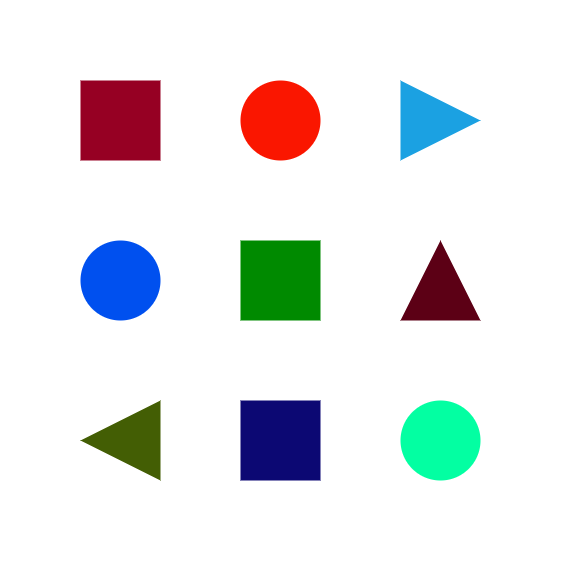
#> input picture Lab_code/lab06-code-release/shapes.png, 561 x 561 px
$ jupyter execute --allow-errors lab06.ipynb
#> lines starting #> are read from the running program, lines starting #| are printed output that depends on the picture; after the words box and inside, x2 and y2 are one past the last pixel; in counts of white or black regions, pixels touching at a corner belong together
### Task 0

Print Hello world to the terminal

[cell 1]
# Put your solution in this box and run the program

### Task 1 - Load an Image

Load in the "shapes.png" image and display it using matplotlib.

Ensure the colours are correctly displayed in RGB. [Hint](https://docs.opencv.org/4.x/d8/d01/group__imgproc__color__conversions.html#ga4e0972be5de079fed4e3a10e24ef5ef0)

[cell 2]
import cv2
import numpy as np
import matplotlib.pyplot as plt

IMAGE_FILE = "shapes.png"

### Task 2 - Colour Mask

Using a blue color mask, generate a monochrome mask of the blue shapes.

You will need to use the cv2.inRange() function.

Hint: ([0,0,90] and [150,180,255])

[cell 3]
import cv2
import numpy as np
import matplotlib.pyplot as plt

IMAGE_FILE = "shapes.png"
img = cv2.imread(IMAGE_FILE)
#> img is the input picture: shape (561, 561, 3); mean B, G, R 231.5, 230.7, 228.7
rgb = cv2.cvtColor(img, cv2.COLOR_BGR2RGB)
lower = np.array([0, 0, 90])
upper = np.array([150, 180, 255])
blue_mask = cv2.inRange(rgb, lower, upper)
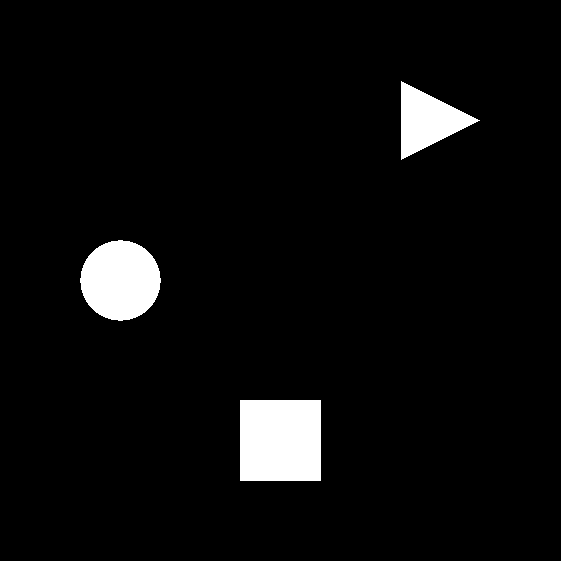
#> blue_mask: shape (561, 561); 4.7% white; 3 white regions, box (x1, y1, x2, y2) and area: (240, 400, 321, 481) 6561, (80, 240, 161, 321) 5049, (401, 81, 480, 160) 3121

### Task 3 - Bitwise Operation

Using the bitwise and operation, apply the mask to the source image and display the result.

Examples for cv2.bitwise_and can be found [Here](https://www.geeksforgeeks.org/arithmetic-operations-on-images-using-opencv-set-2-bitwise-operations-on-binary-images/)

[cell 4]
import cv2
import numpy as np
import matplotlib.pyplot as plt

IMAGE_FILE = "shapes.png"
img = cv2.imread(IMAGE_FILE)
rgb = cv2.cvtColor(img, cv2.COLOR_BGR2RGB)
lower = np.array([0, 0, 90])
upper = np.array([150, 180, 255])
blue_mask = cv2.inRange(rgb, lower, upper)
blue = cv2.bitwise_and(rgb, rgb, mask=blue_mask)
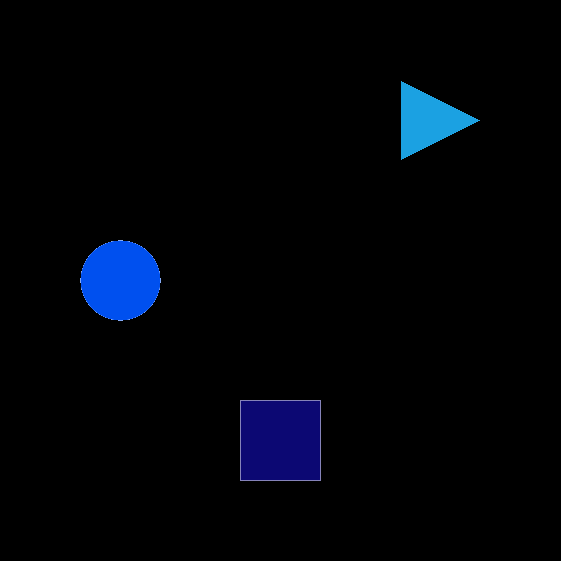
#> blue: shape (561, 561, 3); mean R, G, B 0.7, 3.2, 8.5
plt.imshow(blue)
plt.show()

### Task 4 - HSV and Maze

HSV (Hue, Saturation, Value) may provide better results for the Micromouse maze.

Use the provided "hsv_picker.ipynb" to find a good range of HSV values for the maze and display the resulting mask of the maze walls.

[cell 5]
import cv2
import numpy as np
import matplotlib.pyplot as plt

IMAGE_FILE = "maze.jpg"
img = cv2.imread(IMAGE_FILE)
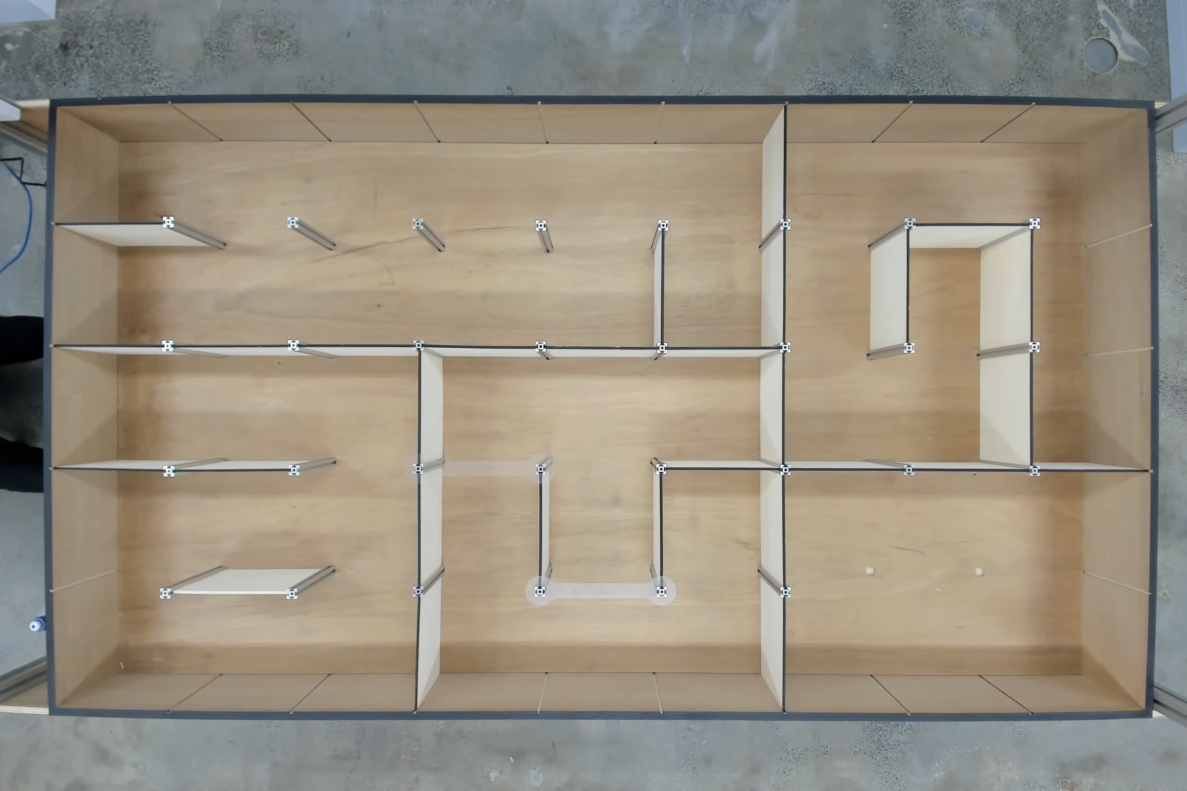
#> input picture Lab_code/lab06-code-release/maze.jpg, 2374 x 1582 px (shown at 1/2 size)
#> img is the input picture: shape (1582, 2374, 3); mean B, G, R 128.3, 143.1, 151.2

width = img.shape[1] // 4
#> width = 593
height = img.shape[0] // 4
#> height = 395
img = cv2.resize(img, (width, height), interpolation=cv2.INTER_AREA)
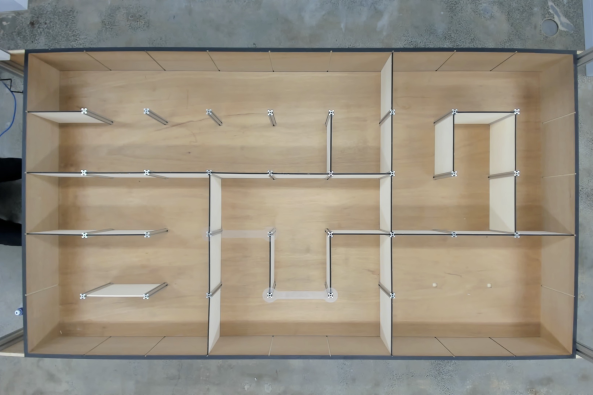
#> img: shape (395, 593, 3); mean B, G, R 128.3, 143.1, 151.2

HSV_img = cv2.cvtColor(img, cv2.COLOR_BGR2HSV)
#> HSV_img: shape (395, 593, 3); mean H, S, V 41.1, 50.1, 155
lower = np.array([13, 16, 85], np.uint8)
upper = np.array([76, 255, 255], np.uint8)
maze_mask = cv2.inRange(HSV_img, lower, upper)
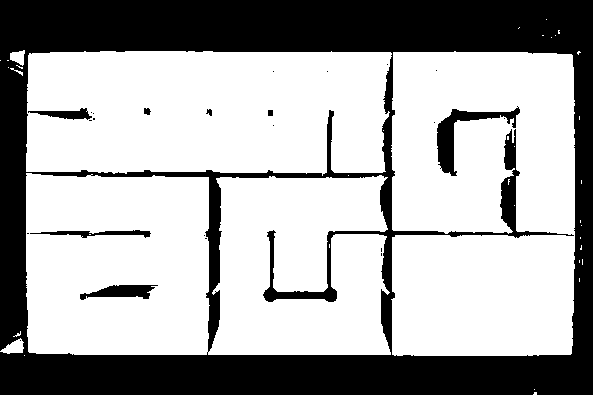
#> maze_mask: shape (395, 593); 65.9% white; 25 black regions (17 under 20 px), largest, box (x1, y1, x2, y2) and area: (0, 0, 593, 395) 76859, (437, 106, 520, 176) 1432, (80, 285, 158, 300) 688
cv2.imshow('maze mask', maze_mask)
cv2.waitKey(0)
cv2.destroyAllWindows()

### Task 5 - Erode

Perform an erode operation from the source image. Use a kernel size of 7 and perform 5 iterations.

[cell 6]
import cv2
import numpy as np
import matplotlib.pyplot as plt

IMAGE_FILE = "maze.jpg"
img = cv2.imread(IMAGE_FILE)

width = img.shape[1] // 4
height = img.shape[0] // 4
img = cv2.resize(img, (width, height), interpolation=cv2.INTER_AREA)

HSV_img = cv2.cvtColor(img, cv2.COLOR_BGR2HSV)
lower = np.array([13, 16, 85], np.uint8)
upper = np.array([76, 255, 255], np.uint8)
maze_mask = cv2.inRange(HSV_img, lower, upper)

kernel = cv2.getStructuringElement(cv2.MORPH_RECT, (7, 7))
erosion = cv2.erode(maze_mask, kernel, iterations = 1)
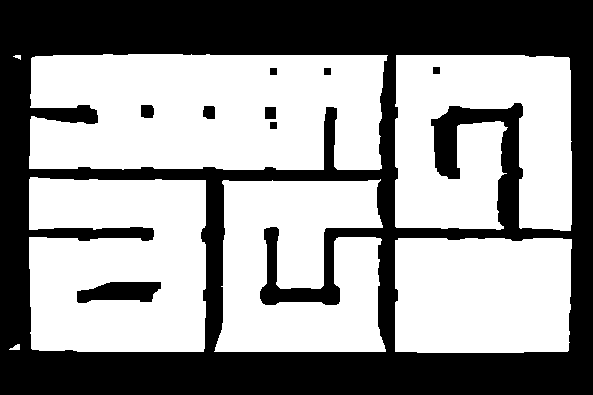
#> erosion: shape (395, 593); 57.8% white; 9 black regions, largest, box (x1, y1, x2, y2) and area: (0, 0, 593, 395) 96820, (77, 282, 161, 303) 1313, (141, 105, 154, 118) 159
cv2.imshow('erosion', erosion)
cv2.waitKey(0)
cv2.destroyAllWindows()

### Task 6 - Dilate

Perform an dilate operation from the source image. Use a kernel size of 3 and perform 5 iterations.

[cell 7]
import cv2
import numpy as np
import matplotlib.pyplot as plt

IMAGE_FILE = "maze.jpg"
img = cv2.imread(IMAGE_FILE)

width = img.shape[1] // 4
height = img.shape[0] // 4
img = cv2.resize(img, (width, height), interpolation=cv2.INTER_AREA)

HSV_img = cv2.cvtColor(img, cv2.COLOR_BGR2HSV)
lower = np.array([13, 16, 85], np.uint8)
upper = np.array([76, 255, 255], np.uint8)
maze_mask = cv2.inRange(HSV_img, lower, upper)

kernel = cv2.getStructuringElement(cv2.MORPH_RECT, (3, 3))
dilation = cv2.dilate(maze_mask, kernel, iterations = 1)
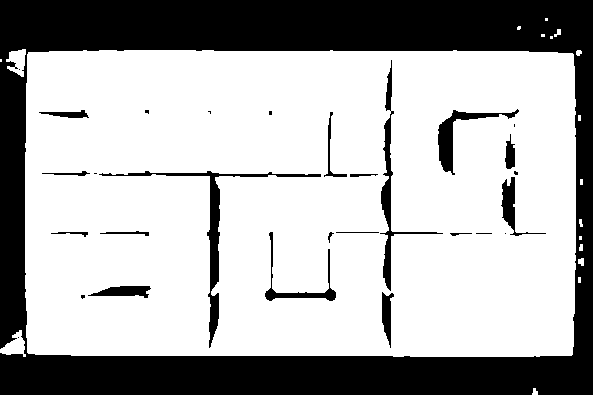
#> dilation: shape (395, 593); 68.8% white; 29 black regions (11 under 20 px), largest, box (x1, y1, x2, y2) and area: (0, 0, 593, 395) 65512, (99, 171, 321, 348) 1978, (380, 60, 443, 291) 1379
cv2.imshow('dilation', dilation)
cv2.waitKey(0)
cv2.destroyAllWindows()

### Task 7 - ASCII representation

Note: This task should be completed as it is part of the Micromouse assignment

Convert the maze into an ASCII representation shown in the lab document. You may need to perform a series of erosions and dilations to get a good mask.

Hint: Write a generic function to sample pixels between two coordinates.

[cell 8]
import cv2
import numpy as np
import matplotlib.pyplot as plt

IMAGE_FILE = "maze.jpg"
img = cv2.imread(IMAGE_FILE)

width = img.shape[1] // 4
height = img.shape[0] // 4
img = cv2.resize(img, (width, height), interpolation=cv2.INTER_AREA)

HSV_img = cv2.cvtColor(img, cv2.COLOR_BGR2HSV)
lower = np.array([13, 16, 85], np.uint8)
upper = np.array([76, 255, 255], np.uint8)
maze_mask = cv2.inRange(HSV_img, lower, upper)

kernel = cv2.getStructuringElement(cv2.MORPH_RECT, (7, 7))
morph1 = cv2.morphologyEx(maze_mask, cv2.MORPH_OPEN, kernel)
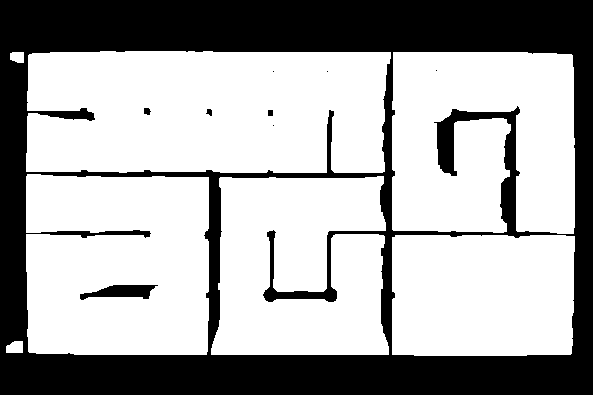
#> morph1: shape (395, 593); 65.5% white; 9 black regions (4 under 20 px), largest, box (x1, y1, x2, y2) and area: (0, 0, 593, 395) 79984, (80, 285, 158, 300) 707, (144, 108, 151, 115) 39, (206, 109, 212, 116) 30, (268, 110, 273, 116) 30
cv2.imshow('opening morph', morph1)
cv2.waitKey(0)
cv2.destroyAllWindows()
cv2.imwrite('mask.jpg', morph1)

# check horizontal walls
rows = np.zeros((4,9))
x_coords = [60, 120, 180, 240, 300, 360, 420, 480, 540]
y_coords = [[110, 120], [170, 180], [230, 240], [290, 300]]
for i, x in enumerate(x_coords):
    for j, (y0, y1) in enumerate(y_coords):
        val = morph1[y0:y1, x]
        rows[j, i] = np.any(val == 0)

rows = np.append(rows, np.ones((1, 9)), axis = 0)


# check vertical walls
cols = np.zeros((5, 8))
x_coords = [(80, 90), (140, 150), (210, 220), (270, 280), (330, 340), (380, 390), (440, 450), (510, 520)]
y_coords = [85, 145, 205, 270, 330]
for i, (x0, x1) in enumerate(x_coords):
    for j, y in enumerate(y_coords):
        val = morph1[y, x0:x1]
        cols[j, i] = np.any(val == 0)


cols = np.append(cols, np.ones((cols.shape[0], 1)), axis = 1)
#print(cols)

# print ASCII representation
print(" _ _ _ _ _ _ _ _ _ ")
for i in range(0, 5):
    s = "|"
    for j in range(0, 9):
        if rows[i, j] == 1:
            s = s + '_'
        else:
            s = s + ' '

        if cols[i, j] == 1:
            s = s + '|'
        else:
            s = s + ' '
    print(s)
